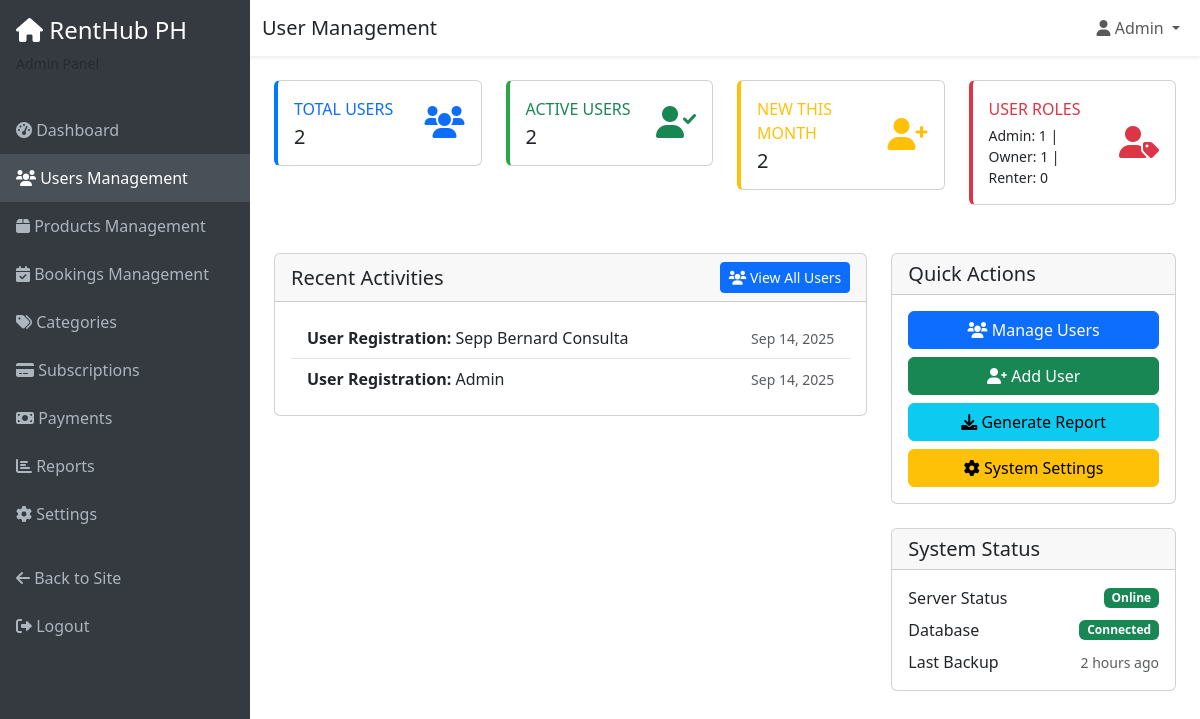
Page /admin/users.php (signed in) on the committed database.
### tables this page shows
CREATE TABLE `user_accounts` (
  `UserID` int(11) NOT NULL,
  `User_Name` varchar(255) NOT NULL,
  `User_Email` varchar(255) NOT NULL,
  `User_Password` varchar(255) NOT NULL,
  `User_Phone` varchar(20) DEFAULT NULL,
  `User_Role` int(11) DEFAULT NULL,
  `User_CreatedAt` timestamp NOT NULL DEFAULT current_timestamp(),
  `User_UpdatedAt` timestamp NOT NULL DEFAULT current_timestamp() ON UPDATE current_timestamp(),
  `User_Photo` varchar(255) DEFAULT NULL,
  `User_IsVerified` tinyint(1) DEFAULT 0,
  `User_Status` varchar(50) DEFAULT 'Active',
  `User_Birthdate` date DEFAULT NULL,
  `User_Gender` varchar(20) DEFAULT NULL,
  `User_Bio` text DEFAULT NULL
);

### admin/users.php (the view, shortened to what this page needs)
<?php
$database = new Database();
$conn = $database->getConnection();
$sort_by = isset($_GET['sort']) ? $_GET['sort'] : 'newest';
$conditions = ["1=1"];
$params = [];
$sort_options = [
    'newest' => 'User_CreatedAt DESC',
    'oldest' => 'User_CreatedAt ASC',
    'name_asc' => 'User_Name ASC',
    'name_desc' => 'User_Name DESC',
    'email_asc' => 'User_Email ASC'
];
$order_by = isset($sort_options[$sort_by]) ? $sort_options[$sort_by] : 'User_CreatedAt DESC';
$query = "SELECT u.*,
          (SELECT COUNT(*) FROM bookings WHERE RenterID = u.UserID) as total_bookings,
          (SELECT COUNT(*) FROM products WHERE OwnerID = u.UserID) as total_products,
          (SELECT SUM(Book_TotalAmount) FROM bookings WHERE RenterID = u.UserID AND Book_Status IN ('Active', 'Completed')) as total_spent
          FROM user_accounts u
          WHERE " . implode(' AND ', $conditions) . "
          ORDER BY " . $order_by;
$stmt = $conn->prepare($query);
$stmt->execute($params);
$users = $stmt->fetchAll(PDO::FETCH_ASSOC);
$stats = [];
$query = "SELECT COUNT(*) as total FROM user_accounts WHERE User_Status != 'Deleted'";
$stmt = $conn->prepare($query);
$stmt->execute();
$stats['total_users'] = $stmt->fetch(PDO::FETCH_ASSOC)['total'];
$query = "SELECT COUNT(*) as total FROM user_accounts WHERE User_Status = 'Active'";
$stmt = $conn->prepare($query);
$stmt->execute();
$stats['active_users'] = $stmt->fetch(PDO::FETCH_ASSOC)['total'];
$query = "SELECT COUNT(*) as total FROM user_accounts WHERE User_CreatedAt >= DATE_SUB(NOW(), INTERVAL 30 DAY) AND User_Status != 'Deleted'";
$stmt = $conn->prepare($query);
$stmt->execute();
$stats['new_users'] = $stmt->fetch(PDO::FETCH_ASSOC)['total'];
$query = "SELECT User_Role, COUNT(*) as count FROM user_accounts WHERE User_Status != 'Deleted' GROUP BY User_Role";
$stmt = $conn->prepare($query);
$stmt->execute();
$role_counts = $stmt->fetchAll(PDO::FETCH_ASSOC);
$stats['admins'] = 0;
$stats['owners'] = 0;
$stats['renters'] = 0;
foreach($role_counts as $role) {
    switch($role['User_Role']) {
        case 1: $stats['admins'] = $role['count']; break;
        case 3: $stats['owners'] = $role['count']; break;
    }
}
$query = "SELECT 'User Registration' as activity, User_Name as details, User_CreatedAt as created_at
          FROM user_accounts
          WHERE User_Status != 'Deleted'
          ORDER BY User_CreatedAt DESC
          LIMIT 5";
$stmt = $conn->prepare($query);
$stmt->execute();
$recent_activities = $stmt->fetchAll(PDO::FETCH_ASSOC);
?>
<!DOCTYPE html>
<html lang="en">
<head>
    <link href="https://cdn.jsdelivr.net/npm/bootstrap@5.3.0/dist/css/bootstrap.min.css" rel="stylesheet">
    <link href="https://cdnjs.cloudflare.com/ajax/libs/font-awesome/6.0.0/css/all.min.css" rel="stylesheet">
</head>
<body>
    <nav class="sidebar position-fixed top-0 start-0" style="width: 250px; z-index: 1000;">
        <div class="p-3">
            <h4 class="text-white">
                <i class="fas fa-home"></i> RentHub PH
            </h4>
            <p class="text-muted small">Admin Panel</p>
        </div>
        <ul class="nav flex-column">
            <li class="nav-item">
                <a class="nav-link" href="dashboard.php">
                    <i class="fas fa-tachometer-alt"></i> Dashboard
                </a>
            </li>
            <li class="nav-item">
                <a class="nav-link active" href="users.php">
                    <i class="fas fa-users"></i> Users Management
                </a>
            </li>
            <li class="nav-item">
                <a class="nav-link" href="products.php">
                    <i class="fas fa-box"></i> Products Management
                </a>
            </li>
            <li class="nav-item">
                <a class="nav-link" href="bookings.php">
                    <i class="fas fa-calendar-check"></i> Bookings Management
                </a>
            </li>
            <li class="nav-item">
                <a class="nav-link" href="categories.php">
                    <i class="fas fa-tags"></i> Categories
                </a>
            </li>
            <li class="nav-item">
                <a class="nav-link" href="subscriptions.php">
                    <i class="fas fa-credit-card"></i> Subscriptions
                </a>
            </li>
            <li class="nav-item">
                <a class="nav-link" href="payments.php">
                    <i class="fas fa-money-bill"></i> Payments
                </a>
            </li>
            <li class="nav-item">
                <a class="nav-link" href="reports.php">
                    <i class="fas fa-chart-bar"></i> Reports
                </a>
            </li>
            <li class="nav-item">
                <a class="nav-link" href="settings.php">
                    <i class="fas fa-cog"></i> Settings
                </a>
            </li>
            <li class="nav-item mt-3">
                <a class="nav-link" href="../index.php">
                    <i class="fas fa-arrow-left"></i> Back to Site
                </a>
            </li>
            <li class="nav-item">
                <a class="nav-link" href="../logout.php">
                    <i class="fas fa-sign-out-alt"></i> Logout
                </a>
            </li>
        </ul>
    </nav>
    <div class="main-content">
        <nav class="navbar navbar-expand-lg navbar-light bg-white shadow-sm">
            <div class="container-fluid">
                <h5 class="mb-0">User Management</h5>
                <div class="navbar-nav ms-auto">
                    <div class="nav-item dropdown">
                        <a class="nav-link dropdown-toggle" href="#" role="button" data-bs-toggle="dropdown">
                            <i class="fas fa-user"></i> <?php echo $_SESSION['user_name']; ?>
                        </a>
                    </div>
                </div>
            </div>
        </nav>
        <div class="container-fluid p-4">
            <div class="row mb-4">
                <div class="col-xl-3 col-md-6 mb-4">
                    <div class="card stat-card users">
                        <div class="card-body">
                            <div class="row align-items-center">
                                <div class="col">
                                    <div class="text-xs font-weight-bold text-primary text-uppercase mb-1">
                                        Total Users
                                    </div>
                                    <div class="h5 mb-0 font-weight-bold"><?php echo number_format($stats['total_users']); ?></div>
                                </div>
                                <div class="col-auto">
                                    <i class="fas fa-users fa-2x text-primary"></i>
                                </div>
                            </div>
                        </div>
                    </div>
                </div>
                <div class="col-xl-3 col-md-6 mb-4">
                    <div class="card stat-card active">
                        <div class="card-body">
                            <div class="row align-items-center">
                                <div class="col">
                                    <div class="text-xs font-weight-bold text-success text-uppercase mb-1">
                                        Active Users
                                    </div>
                                    <div class="h5 mb-0 font-weight-bold"><?php echo number_format($stats['active_users']); ?></div>
                                </div>
                                <div class="col-auto">
                                    <i class="fas fa-user-check fa-2x text-success"></i>
                                </div>
                            </div>
                        </div>
                    </div>
                </div>
                <div class="col-xl-3 col-md-6 mb-4">
                    <div class="card stat-card new">
                        <div class="card-body">
                            <div class="row align-items-center">
                                <div class="col">
                                    <div class="text-xs font-weight-bold text-warning text-uppercase mb-1">
                                        New This Month
                                    </div>
                                    <div class="h5 mb-0 font-weight-bold"><?php echo number_format($stats['new_users']); ?></div>
                                </div>
                                <div class="col-auto">
                                    <i class="fas fa-user-plus fa-2x text-warning"></i>
                                </div>
                            </div>
                        </div>
                    </div>
                </div>
                <div class="col-xl-3 col-md-6 mb-4">
                    <div class="card stat-card roles">
                        <div class="card-body">
                            <div class="row align-items-center">
                                <div class="col">
                                    <div class="text-xs font-weight-bold text-danger text-uppercase mb-1">
                                        User Roles
                                    </div>
                                    <div class="small">
                                        Admin: <?php echo $stats['admins']; ?> |
                                        Owner: <?php echo $stats['owners']; ?> |
                                        Renter: <?php echo $stats['renters']; ?>
                                    </div>
                                </div>
                                <div class="col-auto">
                                    <i class="fas fa-user-tag fa-2x text-danger"></i>
                                </div>
                            </div>
                        </div>
                    </div>
                </div>
            </div>
            <div class="row">
                <div class="col-lg-8">
                    <div class="card">
                        <div class="card-header d-flex justify-content-between align-items-center">
                            <h5 class="card-title mb-0">Recent Activities</h5>
                            <button class="btn btn-sm btn-primary" data-bs-toggle="modal" data-bs-target="#userListModal">
                                <i class="fas fa-users"></i> View All Users
                            </button>
                        </div>
                        <div class="card-body">
                            <div class="list-group list-group-flush">
                                <?php foreach($recent_activities as $activity): ?>
                                <div class="list-group-item d-flex justify-content-between align-items-center">
                                    <div>
                                        <strong><?php echo htmlspecialchars($activity['activity']); ?>:</strong>
                                        <?php echo htmlspecialchars($activity['details']); ?>
                                    </div>
                                    <small class="text-muted"><?php echo date('M j, Y', strtotime($activity['created_at'])); ?></small>
                                </div>
                                <?php endforeach; ?>
                            </div>
                        </div>
                    </div>
                </div>
                <div class="col-lg-4">
                    <div class="card">
                        <div class="card-header">
                            <h5 class="card-title mb-0">Quick Actions</h5>
                        </div>
                        <div class="card-body">
                            <div class="d-grid gap-2">
                                <button class="btn btn-primary" data-bs-toggle="modal" data-bs-target="#userListModal">
                                    <i class="fas fa-users"></i> Manage Users
                                </button>
                                <button class="btn btn-success" data-bs-toggle="modal" data-bs-target="#addUserModal">
                                    <i class="fas fa-user-plus"></i> Add User
                                </button>
                                <a href="reports.php" class="btn btn-info">
                                    <i class="fas fa-download"></i> Generate Report
                                </a>
                                <a href="settings.php" class="btn btn-warning">
                                    <i class="fas fa-cog"></i> System Settings
                                </a>
                            </div>
                        </div>
                    </div>
                    <div class="card mt-4">
                        <div class="card-header">
                            <h5 class="card-title mb-0">System Status</h5>
                        </div>
                        <div class="card-body">
                            <div class="d-flex justify-content-between align-items-center mb-2">
                                <span>Server Status</span>
                                <span class="badge bg-success">Online</span>
                            </div>
                            <div class="d-flex justify-content-between align-items-center mb-2">
                                <span>Database</span>
                                <span class="badge bg-success">Connected</span>
                            </div>
                            <div class="d-flex justify-content-between align-items-center">
                                <span>Last Backup</span>
                                <span class="text-muted small">2 hours ago</span>
                            </div>
                        </div>
                    </div>
                </div>
            </div>
        </div>
    </div>
</body>
</html>

### admin/users.php (style rules this page uses)
.sidebar { min-height: 100vh; background-color: #343a40; }
.sidebar .nav-link { color: #adb5bd; padding: 0.75rem 1rem; }
.sidebar .nav-link:hover, .sidebar .nav-link.active { color: #fff; background-color: #495057; }
.main-content { margin-left: 250px; }
.stat-card { border-left: 4px solid; }
.stat-card.users { border-left-color: #007bff; }
.stat-card.active { border-left-color: #28a745; }
.stat-card.new { border-left-color: #ffc107; }
.stat-card.roles { border-left-color: #dc3545; }

### rows in the picture
user_accounts: UserID "2", activity "User Registration", User_Name "Sepp Bernard Consulta", User_CreatedAt "Sep 14, 2025"
user_accounts: activity "User Registration", User_Name "Admin", User_CreatedAt "Sep 14, 2025"

### other values in the picture
$_SESSION['user_name'] "Admin"
$stats['admins'] "1"
$stats['owners'] "1"
$stats['renters'] "0"
